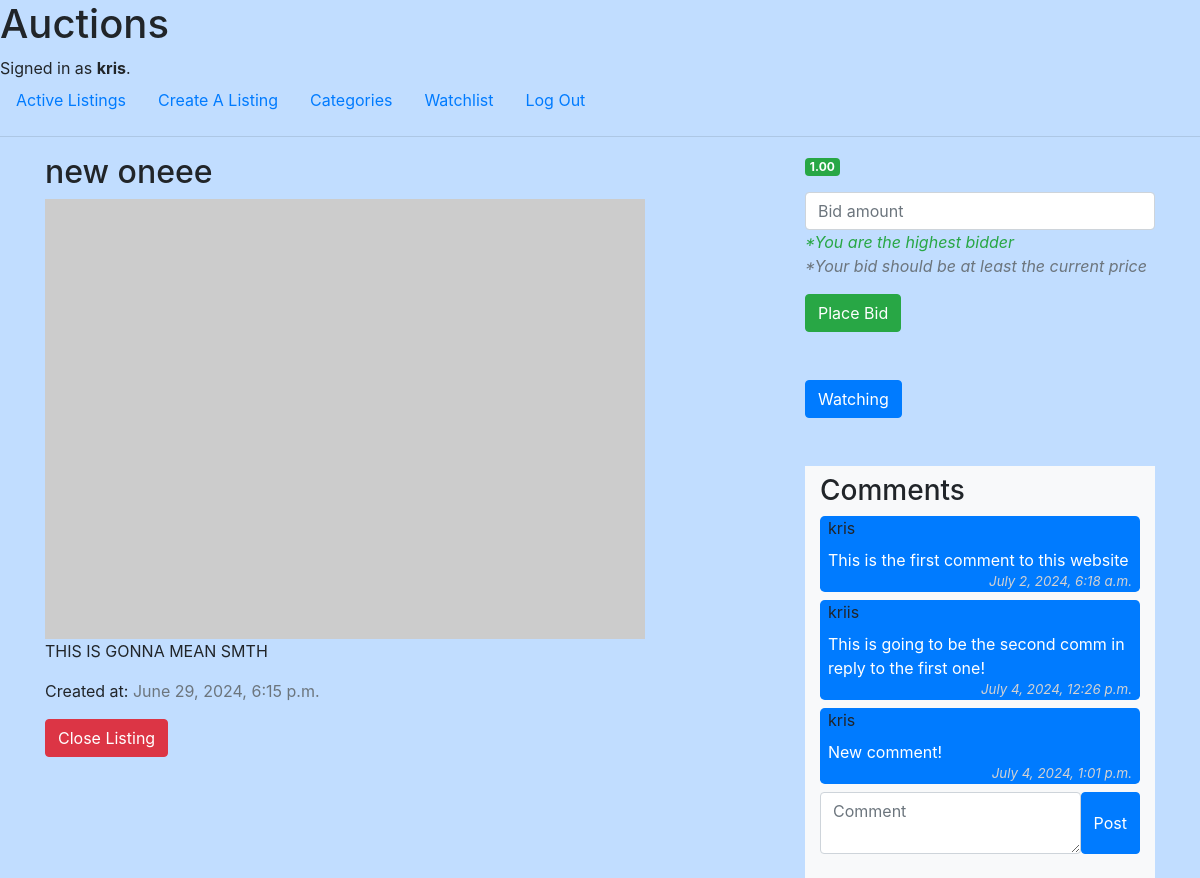
The page /listing/2 (signed in) on the database as committed earlier.
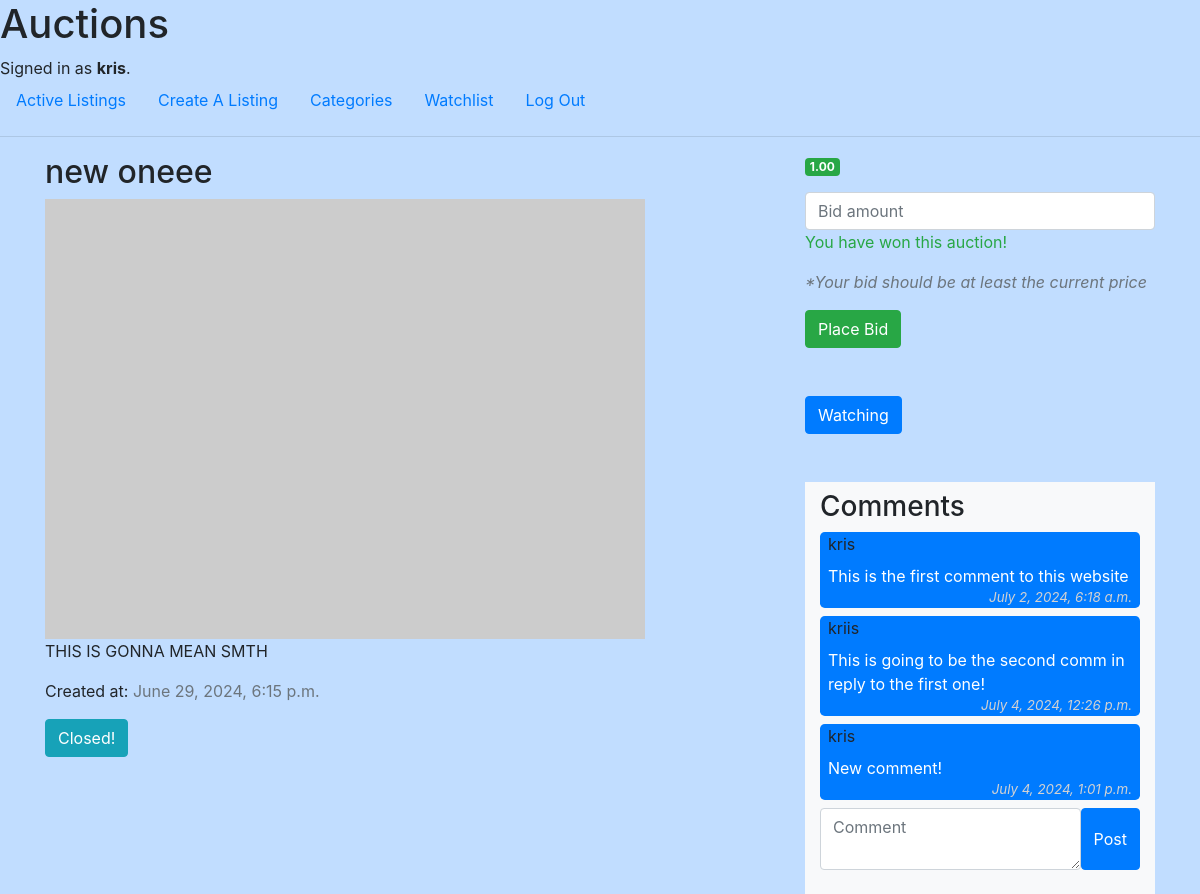
The same page on the database as committed later.
### auctions/views.py (the view)
# urls.py: path("listing/<int:listing_id>", views.listing, name="listing"),
def listing(request, listing_id):
    is_watching = check_watching(request, listing_id)
    return render(request, "auctions/listing.html", {
        "listing": Listing.objects.get(id=listing_id),
        "is_watching": is_watching,
    })

### auctions/views.py (called while the page is built)
def check_watching(request, listing_id):
    is_watching = False
    if Watchlist.objects.filter(listing=listing_id).exists():
        if request.user.id == Watchlist.objects.get(listing=listing_id).user.id:
            is_watching = True
        else:
            is_watching = False
    return is_watching

### auctions/templates/auctions/listing.html (shortened to what this page needs)
{% extends "auctions/layout.html" %}
{% block body %}
    <div class="container">
        <div class="row">
            <div class="col-md-8">
                <h2>{{ listing.title }}</h2>
                {% if listing.image_url %}
                    <img src="{{ listing.image_url }}" alt="..." class="img-fluid" />
                {% else %}
                    <img src="https://via.placeholder.com/600x440" alt="..." class="img-fluid" />
                {% endif %}
                <p>{{ listing.description }}</p>
                <p>Created at: <span class="text-muted">{{ listing.created_at }}</span></p>
                {% if listing.user == user %}
                    <form action="{% url 'close' listing.id %}" method="post">
                        {% if not listing.is_open %}
                            <button class="btn btn-info">Closed!</button>
                        {% else %}
                            <button type="submit" class="btn btn-danger">Close Listing</button>
                        {% endif %}
                    </form>
                {% endif %}
            </div>
            <div class="col-md-4">
                <p class="badge badge-success">{{ listing.current_price }}</p>
                {% if user.is_authenticated %}
                    <form action="{% url 'place_bid' listing.id %}" method="post">
                        <div class="form-group">
                            <input class="form-control" type="number" name="bid" placeholder="Bid amount">
                            {% if listing.is_open and listing.current_winner == user %}
                                <span class="text-success font-italic">*You are the highest bidder</span>
                            {% elif not listing.is_open and listing.current_winner == user %}
                                <p class="text-success font-bold">You have won this auction!</p>
                            {% endif %}
                            <p class="text-muted font-italic">*Your bid should be at least the current price</p>
                        </div>
                        <input class="btn btn-success" type="submit" value="Place Bid">
                    </form>
                    <form action="{% url 'watchlist' %}" method="post">
                        <button type="submit" class="btn btn-primary mt-5">
                            {% if listing %}
                                Watching
                            {% else %}
                                Add To Watchlist
                            {% endif %}
                        </button>
                    </form>
                {% endif %}
                <div class="container mt-5 py-2 bg-light">
                    <h3>Comments</h3>
                        {% if listing.comments.all %}
                            {% for comment in listing.comments.all %}
                                    <div class="bg-primary rounded-lg px-2 my-2">
                                        <p class="m-0 pb-2">{{ comment.user }}</p>
                                        <p class="m-0 text-white">{{ comment.content }}</p>
                                        <div class="d-flex justify-content-end">
                                            <span class="comment_created">{{ comment.created_at }}</span>
                                        </div>
                                    </div>
                            {% endfor %}
                        {% else %}
                            <p>No comments yet</p>
                        {% endif %}
                    <form action="{% url 'comment' listing.id %}" method="post">
                        <div class="form-group d-flex">
                            <textarea class="form-control" name="content" placeholder="Comment"></textarea>
                            <input class="btn btn-primary" type="submit" value="Post">
                        </div>
                </div>
            </div>
        </div>
    </div>
{% endblock %}

Rows that differ between the two databases and show on the page:
changed Listing "new oneee": is_open True → False (drawn)
Other text that changed with them:
text no longer shown: "Close Listing *You are the highest bidder"
text now shown: "Closed! You have won this auction!"
